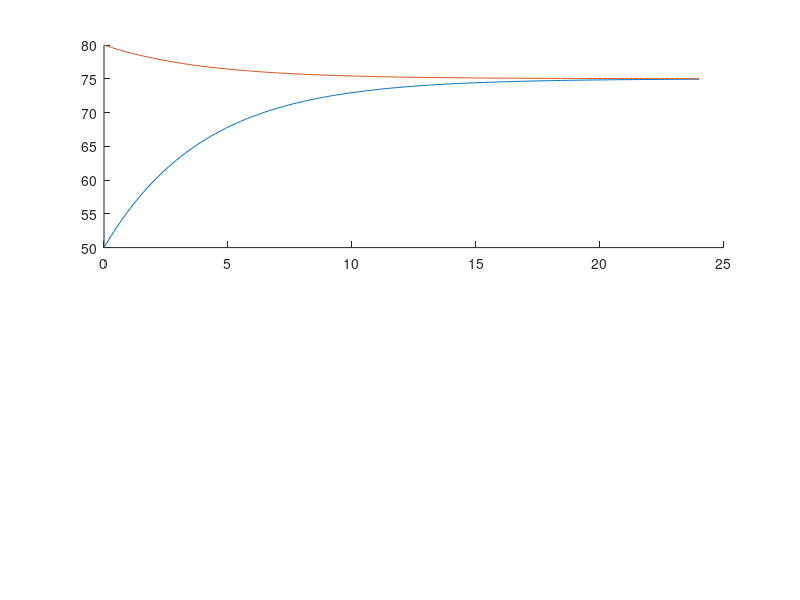

This chart was generated by the following MATLAB code: (Note: this script raises an error after producing the figure.)
close all; clear; clc;

%% Section A

ta = 0:.1:24;
M_0a = 75;
Ka1 = 0.25;
T_0a1 = 50;
T_0a2 = 80;

fa = @(t,T).25*(75-T);

Ta_1 = M_0a+(T_0a1-M_0a).*exp(-Ka1.*ta);
Ta_2 = M_0a+(T_0a2-M_0a).*exp(-Ka1.*ta);

Ka2 = 1;
Ka3 = .5;

Ta_3 = M_0a+(T_0a1-M_0a).*exp(-Ka2.*ta);
Ta_4 = M_0a+(T_0a1-M_0a).*exp(-Ka3.*ta);

figure(1);
subplot(2,1,1);
hold on;
plot(ta,Ta_1);
plot(ta,Ta_2);
yline(M_0a,'r--');
grid on;
xlabel('Time (hr)');
ylabel('Temperature (^oF)');
title('Temperature of building due to constant external Temperature');
legend('T_0 = 50','T_0 = 80','Equilibrium Solution');
hold off;

subplot(2,1,2);
hold on;
plot(ta,Ta_1);
plot(ta,Ta_4);
plot(ta,Ta_3);
plot(ta,75,'r--');
grid on;
xlabel('Time (hr)');
ylabel('Temperature (^oF)');
title('Temperature of building due to constant external Temperature');
legend('K = .25','K = .5','K = 1');
hold off;



%% Section B

%Variable values (initial and final values)
t_0 = 0;
t_f = 24;
h = 0.1;
m_0b = 75;
bT_0=50;
bk=0.25;

%Declaration of t array for function 
btime = t_0:h:t_f;

%Function handle for the differential equation
%et and eT are variables in the equation that are allowed to change (not
%constant)
bf = @(et,eT).25*(m_0b-eT);

%Using the Runga Kutta function
%2 matrices will be outputted, and will be stored in 2 seperate arrays
[bint_t, bint_T] = rk4(t_0,t_f,240,bT_0,bf);

%Calculated result using the particular solution
T_of_tb = m_0b+(bT_0-m_0b)*exp(-bk*btime);

%Plotting results, using sublots
figure (2);
subplot(2,1,1);
hold on;
plot(bint_t,bint_T,'ro');
%'color','r','LineStyle','o'
plot(btime,T_of_tb,'color','b');
legend('Runga Kutta Aproximation','Exact Solution');
grid on;
xlabel('Time');
ylabel('Temperature (Ferenheit)');
title('Temperature change from outside temperature (M_0)')
hold off;

subplot(2,1,2);
hold on;
plot(btime,abs(T_of_tb - bint_T)./abs(bint_T));
title('Error of Runga Kutta Aproximation');
xlabel('Time');
ylabel('Absolute Error (^oF)');
grid on;

%% Section C

%Time array and constants
tc = 0:.1:24; %s
K = .25; %/s
M_0c1 = 75; %F
M_0c2 = 35; %F

%Integration constant C
Cc = -10+12*K*((cos(-5*pi/12)*(1/K)+(pi/12)*sin(-5*pi/12)*(1/K^2))/(pi^2/(144*K^2)+1));

%Function T(t)
Tc1 = M_0c1 -12*K*((cos((tc-5).*pi./12).*(1/K)+(pi/12)*sin((tc-5).*pi./12).*(1/K^2))./(pi^2/(144*K^2)+1))+Cc./(exp(K*tc));
Mtc = M_0c1 - 12*cos(pi.*(tc-5)./12);
Tc2 = M_0c2 -12*K*((cos((tc-5).*pi./12).*(1/K)+(pi/12)*sin((tc-5).*pi./12).*(1/K^2))./(pi^2/(144*K^2)+1))+Cc./(exp(K*tc));
Mtc2 = M_0c2 - 12*cos(pi.*(tc-5)./12);

%Max value and when
[Tcmax1,tcmax1]=max(Tc1);
[Tcmax2,tcmax2]=max(Tc2);

[Mcmax1,Mtcmax1] = max(Mtc);
[Mcmax2,Mtcmax2] = max(Mtc2);

%Min value and when
[Tcmin1,tcmin1] = min(Tc1);
[Tcmin2,tcmin2] = min(Tc2);

[Mcmin1,Mtcmin1] = min(Mtc);
[Mcmin2,Mtcmin2] = min(Mtc2);

%Plotting results
figure(3);
subplot(2,1,1);
hold on;
plot(tc,Tc1);
plot(tc,Mtc);
grid on;
xlabel('Time (hrs)');
ylabel('Temperature (^oF)');
title('Temperature change due to varying outside temperature, M_0 = 75^0F');
legend('Temperature of Building (^oF), M_0 = 75^oF','Temperature outside (^oF)','location','southeast');
hold off;

subplot(2,1,2);
hold on;
plot(tc,Tc2);
plot(tc,Mtc2);
grid on;
xlabel('Time (hrs)');
ylabel('Temperature (^oF)');
title('Temperature change due to varying outside temperature, M_0 = 35^0F');
disp('');
legend('Temperature of Building (^oF), M_0 = 35^oF','Temperature outside (^oF)','location','southeast');
hold off;

%Converting index value to time FOR MAX VALUES
tcmaxm = (.1*tcmax1-floor(.1*tcmax1))*60;
tcmaxh = floor(0.1*tcmax1);

tcmaxm2 = (.1*tcmax2-floor(.1*tcmax2))*60;
tcmaxh2 = floor(0.1*tcmax2);

%converting outside temperature times
mtcmaxm = (.1*Mtcmax1-floor(.1*Mtcmax1))*60;
mtcmaxh = floor(0.1*Mtcmax1);

mtcmaxm2 = (.1*Mtcmax2-floor(.1*Mtcmax2))*60;
mtcmaxh2 = floor(0.1*Mtcmax2);

%Converting index value to time FOR MIN VALUES
tcminm = (.1*tcmin1-floor(.1*tcmin1))*60;
tcminh = floor(0.1*tcmin1);

tcminm2 = (.1*tcmin2-floor(.1*tcmin2))*60;
tcminh2 = floor(0.1*tcmin2);

%converting outside temperature times
mtcminm = (.1*Mtcmin1-floor(.1*Mtcmin1))*60;
mtcminh = floor(0.1*Mtcmin1);

mtcminm2 = (.1*Mtcmin2-floor(.1*Mtcmin2))*60;
mtcminh2 = floor(0.1*Mtcmin2);





%Printing results
fprintf('(Part C) Max temperature of the building is %2.2f at %g hours and %g minutes for M_0 of 75 F \n',Tcmax1,tcmaxh,tcmaxm-6);
if Tcmax1<81
    disp('The building does not exceed the max safe temperature of 81 F');
end
if Tcmax1>81
        disp('Equipment will be damaged by the high temperature.');
end

fprintf('(Part C) Max temperature of the building is %2.2f at %g hours and %g minutes for M_0 of 35 F\n',Tcmax2,tcmaxh2,tcmaxm2-6);
if Tcmax2<81
    disp('The building does not exceed the max safe temperature of 81 F');
end
if Tcmax2>81
        disp('Equipment will be damaged by the high temperature.\n');
end

fprintf('The min temperature inside is %1.0f for M_0 = 75 and %2.0f for M_0=35. This occurs after %g hours and %1.0f minutes for both instances.\n',Tcmin1,Tcmin2,tcminh,tcminm-6);

disp(' ');

fprintf('The max temperature outside is %2.0f for M_0 = 75 and %2.0f for M_0=35. This occurs after %g hours and %1.0f minutes for both instances.\n',Mcmax1,Mcmax2,mtcmaxh,mtcmaxm-6);
fprintf('The min temperature outside is %2.0f for M_0 = 75 and %2.0f for M_0=35. This occurs after %g hours and %1.0f minutes for both instances.\n',Mcmin1,Mcmin2,mtcminh,mtcminm-6);


%% Section D

% t array
dx=0:.1:24;
dy=(28/3)*(atan(sinh(0.75*dx-7.5)))+79.65044;

figure(4)
subplot(2,1,1)
plot(dx,dy,'-b')
grid on
title('Building Temperature Due to People, Lights, and Machinery')
xlabel('Time (hrs)')
ylabel('Temperature (^oF)')

% plot D.2
dy2=7*(sech(0.75*dx-7.5));

subplot(2,1,2)
plot(dx,dy2,'-b')
grid on
title('Rate of Change of Temperature Due to People, Lights, and Machinery')
xlabel('Time (hrs)')
ylabel('Rate of Change of Temperature (^oF/hrs)')

% D.3
[dm,dt]=max(dy);
dmin=(dt/10-floor(dt/10))*60;
dtime=floor(dt/10);

fprintf('(Part D) The maximum temperature in the building is %3.2f F and occurs at %1.0f hours %1.0f minutes.\n',dm,dtime,dmin-6);
disp(' ');

%% Section E

T_0e1 = 65;
T_0e2 = 95;
Td1 = 77;

ke1 = .2;
ke2 = 2;

te = 0:.1:24;

Te1 = (T_0e1-Td1)./exp(ke1.*te)+Td1;
Te2 = (T_0e1-Td1)./exp(ke2.*te)+Td1;
Te3 = (T_0e2-Td1)./exp(ke1.*te)+Td1;
Te4 = (T_0e2-Td1)./exp(ke2.*te)+Td1;

figure(5);
hold on;
plot(te,Te1);
plot(te,Te2);
plot(te,Te3);
plot(te,Te4);
yline(Td1,'r--');
grid on;
xlabel('Time (hr)');
ylabel('Temperature (^oF)');
title('Temperature dependance on initial temperature and K');
legend('T_0 = 65, K = 0.2','T_0 = 65, K = 2.0','T_0 = 95, K = 0.2','T_0 = 95, K = 2.0','T = 77 ^oF')

%% Section F

%Variable values (initial and final values)--------------------------------
t_0 = 0;
t_f = 24;
h = 0.1;
T_0=75;
K = 0.5;
t_f2 = 72.0;
time = t_0:h:t_f2;

%Declaration of t array for function---------------------------------------
bt=zeros((t_f-t_0)/h,1);   

%Function handle for the differential equation-----------------------------
f = @(t,T)7*sech(.75*(t-10))+2*(77-T);
g = @(t,T)0.25*(85-10*cos(pi*(t-5)/12)-T);
j = @(t,T)0.25*(85-10*cos(pi*(t-5)/12)-T)+K*(77-T);
l = @(t,T)0.25*(85-10*cos(pi*(t-5)/12)-T)+K*(77-T)+7*sech(.75*(t-10))+2*(77-T);
M = @(t,T)85-10*cos(pi*(t-5)/12);

%Using the Runga Kutta function--------------------------------------------
[int_t, int_T] = rk4(t_0,t_f,240,T_0,f);
[int_t1, int_T1] = rk4(t_0,t_f,240,T_0,g);
[int_t2, int_T2] = rk4(t_0,t_f,240,T_0,j);
[int_t3, int_T3] = rk4(t_0,t_f2,240,T_0,l);

%plotting all the values---------------------------------------------------
figure(6);
subplot(2,2,1);
plot(int_t,int_T);
title('Aproximation of temperature, with AC');
xlabel('Time (hours)');
ylabel('Temperature (^oF)');
yline(81,'r--');
legend('Building Temperature','Danger Temperature');
grid on;

subplot(2,2,2);
plot(int_t1,int_T1);
title('Aproximation of temperature without AC');
xlabel('Time (hours)');
ylabel('Temperature (^oF)');
yline(81,'r--');
legend('Building Temperature','Danger Temperature');
grid on;

subplot(2,2,3);
plot(int_t2,int_T2);
title('Aproximation of temperature with AC and furnaces');
xlabel('Time (hours)');
ylabel('Temperature (^oF)');
yline(81,'r--');
legend('Building Temperature','Danger Temperature');
grid on;

subplot(2,2,4);
hold on;
plot(int_t3,int_T3,time,M(time));
title('Aproximation of temperature during a weekend');
xlabel('Time (hours)');
ylabel('Temperature (^oF)');
yline(81,'r--');
legend('Building Temperature','Outside Temperature','Danger Temperature');
grid on;

%Calculating max values----------------------------------------------------
[max_T,max_t] = max(int_T);
[max_T1,max_t1] = max(int_T1);
[max_T2,max_t2] = max(int_T2);
[max_T3,max_t3] = max(int_T3);

%reducing to hour/mins-----------------------------------------------------
actual1 = (max_t/10);
rem = actual1 - floor(actual1);
actual1m = rem*60;

actual2 = max_t1/10;
rem = actual2 - floor(actual2);
actual2m = rem*60;

actual3 = max_t2/10;
rem = actual3 - floor(actual3);
actual3m = rem*60;

actual4 = max_t3/10;
rem = actual4 - floor(actual4);
actual4m = rem*60;

%Calculating the min
[min_T,min_t] = min(int_T);
[min_T1,min_t1] = min(int_T1);
[min_T2,min_t2] = min(int_T2);
[min_T3,min_t3] = min(int_T3);

%reducing to hour/mins-----------------------------------------------------
actual1hr = (min_t/10);
rem = actual1hr - floor(actual1hr);
actual1min = rem*60;

actual2hr = min_t1/10;
rem = actual2hr - floor(actual2hr);
actual2min = rem*60;

actual3hr = min_t2/10;
rem = actual3hr - floor(actual3hr);
actual3min = rem*60;

actual4hr = min_t3/10;
rem = actual4hr - floor(actual4hr);
actual4min = rem*60;

%Displaying Max values-----------------------------------------------------
fprintf('(Part F1) Maximum Value 1: %2.2f F at %g hours %g minutes\n',max(int_T),floor(actual1),actual1m-6);
fprintf('(Part F2)Maximum Value 2: %2.2f F at %g hours %g minutes \n',max(int_T1),floor(actual2),actual2m-6);
fprintf('(Part F3) Maximum Value 3: %2.2f F at %g hours %g minutes\n',max(int_T2),floor(actual3),actual3m-6);
fprintf('(Part F4) Maximum Value 4: %2.2f F at %g hours %g minutes\n',max(int_T3),floor(actual4),actual4m-6);
disp(' ');
fprintf('(Part F1) Minumum Value 1: %2.2f F at %g hours %g minutes\n',min(int_T),floor(actual1hr),actual1min-6);
fprintf('(Part F2) Minumum Value 2: %2.2f F at %g hours %g minutes\n',min(int_T1),floor(actual2hr),actual2min-6);
fprintf('(Part F3) Minumum Value 3: %2.2f F at %g hours %g minutes\n',min(int_T2),floor(actual3hr),actual3min-6);
fprintf('(Part F4) Minumum Value 4: %2.2f F at %g hours %g minutes\n',min(int_T3),floor(actual4hr),actual4min-6);
disp(' ');

%Calculating the temperature the building approaches in (a)
asymptote = floor(int_T(240));
fprintf('The temperature in graph a approaches %2.0f degreees farenheight\n',asymptote);
disp(' ');

%Calculating the time the building spends above the dangerous temperature
%and when it first hits the dangerous temperature. 
delta_t1 = 0;
t_first1 = 0;
for i = 1:length(int_T)
    if int_T(i)>=81
        delta_t1 = delta_t1+1;
            if t_first1 == 0
                t_first1 = i;
            end
    end

end

delta_t1 = delta_t1*0.1;
t_first1 = t_first1*0.1;

t_first2 = 0;
delta_t2 = 0;
for i = 1:length(int_T1)
    if int_T1(i)>=81
        delta_t2 = delta_t2+1;
        if t_first2 == 0
            t_first2 = i;
        end
    end
    
end

delta_t2 = delta_t2*0.1;
t_first2 = t_first2*0.1;

delta_t3 = 0;
t_first3 = 0;
for i = 1:length(int_T2)
    if int_T2(i)>=81
        delta_t3 = delta_t3+1;
        if t_first3 == 0
            t_first3 = i;
        end
    end   
end

delta_t3 = delta_t3*0.1;
t_first3 = t_first3*0.1;

delta_t4 = 0;
for i = 1:length(int_T3)
    if int_T3(i)>=81
        delta_t4 = delta_t4+1;
    end
end

delta_t4 = delta_t4*0.1;

%Displaying the values for the times calculated above
fprintf('With AC, the building spends %2.0f hours above the dangerous temperature. \n', delta_t1);
fprintf('With no AC, the building spends %2.0f hours above the dangerous temperature. \n', delta_t2);
fprintf('With AC and furnaces, the building spends %2.0f hours above the dangerous temperature. \n', delta_t3);
fprintf('With all effects, the building spends %2.0f hours above the dangerous temperature. \n', delta_t4);

disp(' ');

fprintf('With no AC, the building exceeds the dangerous temperature after %2.2f hours\n',t_first2-.1);
fprintf('With AC and furnaces, the building exceeds the dangerous temperature after %2.2f hours\n',t_first3-.1);


